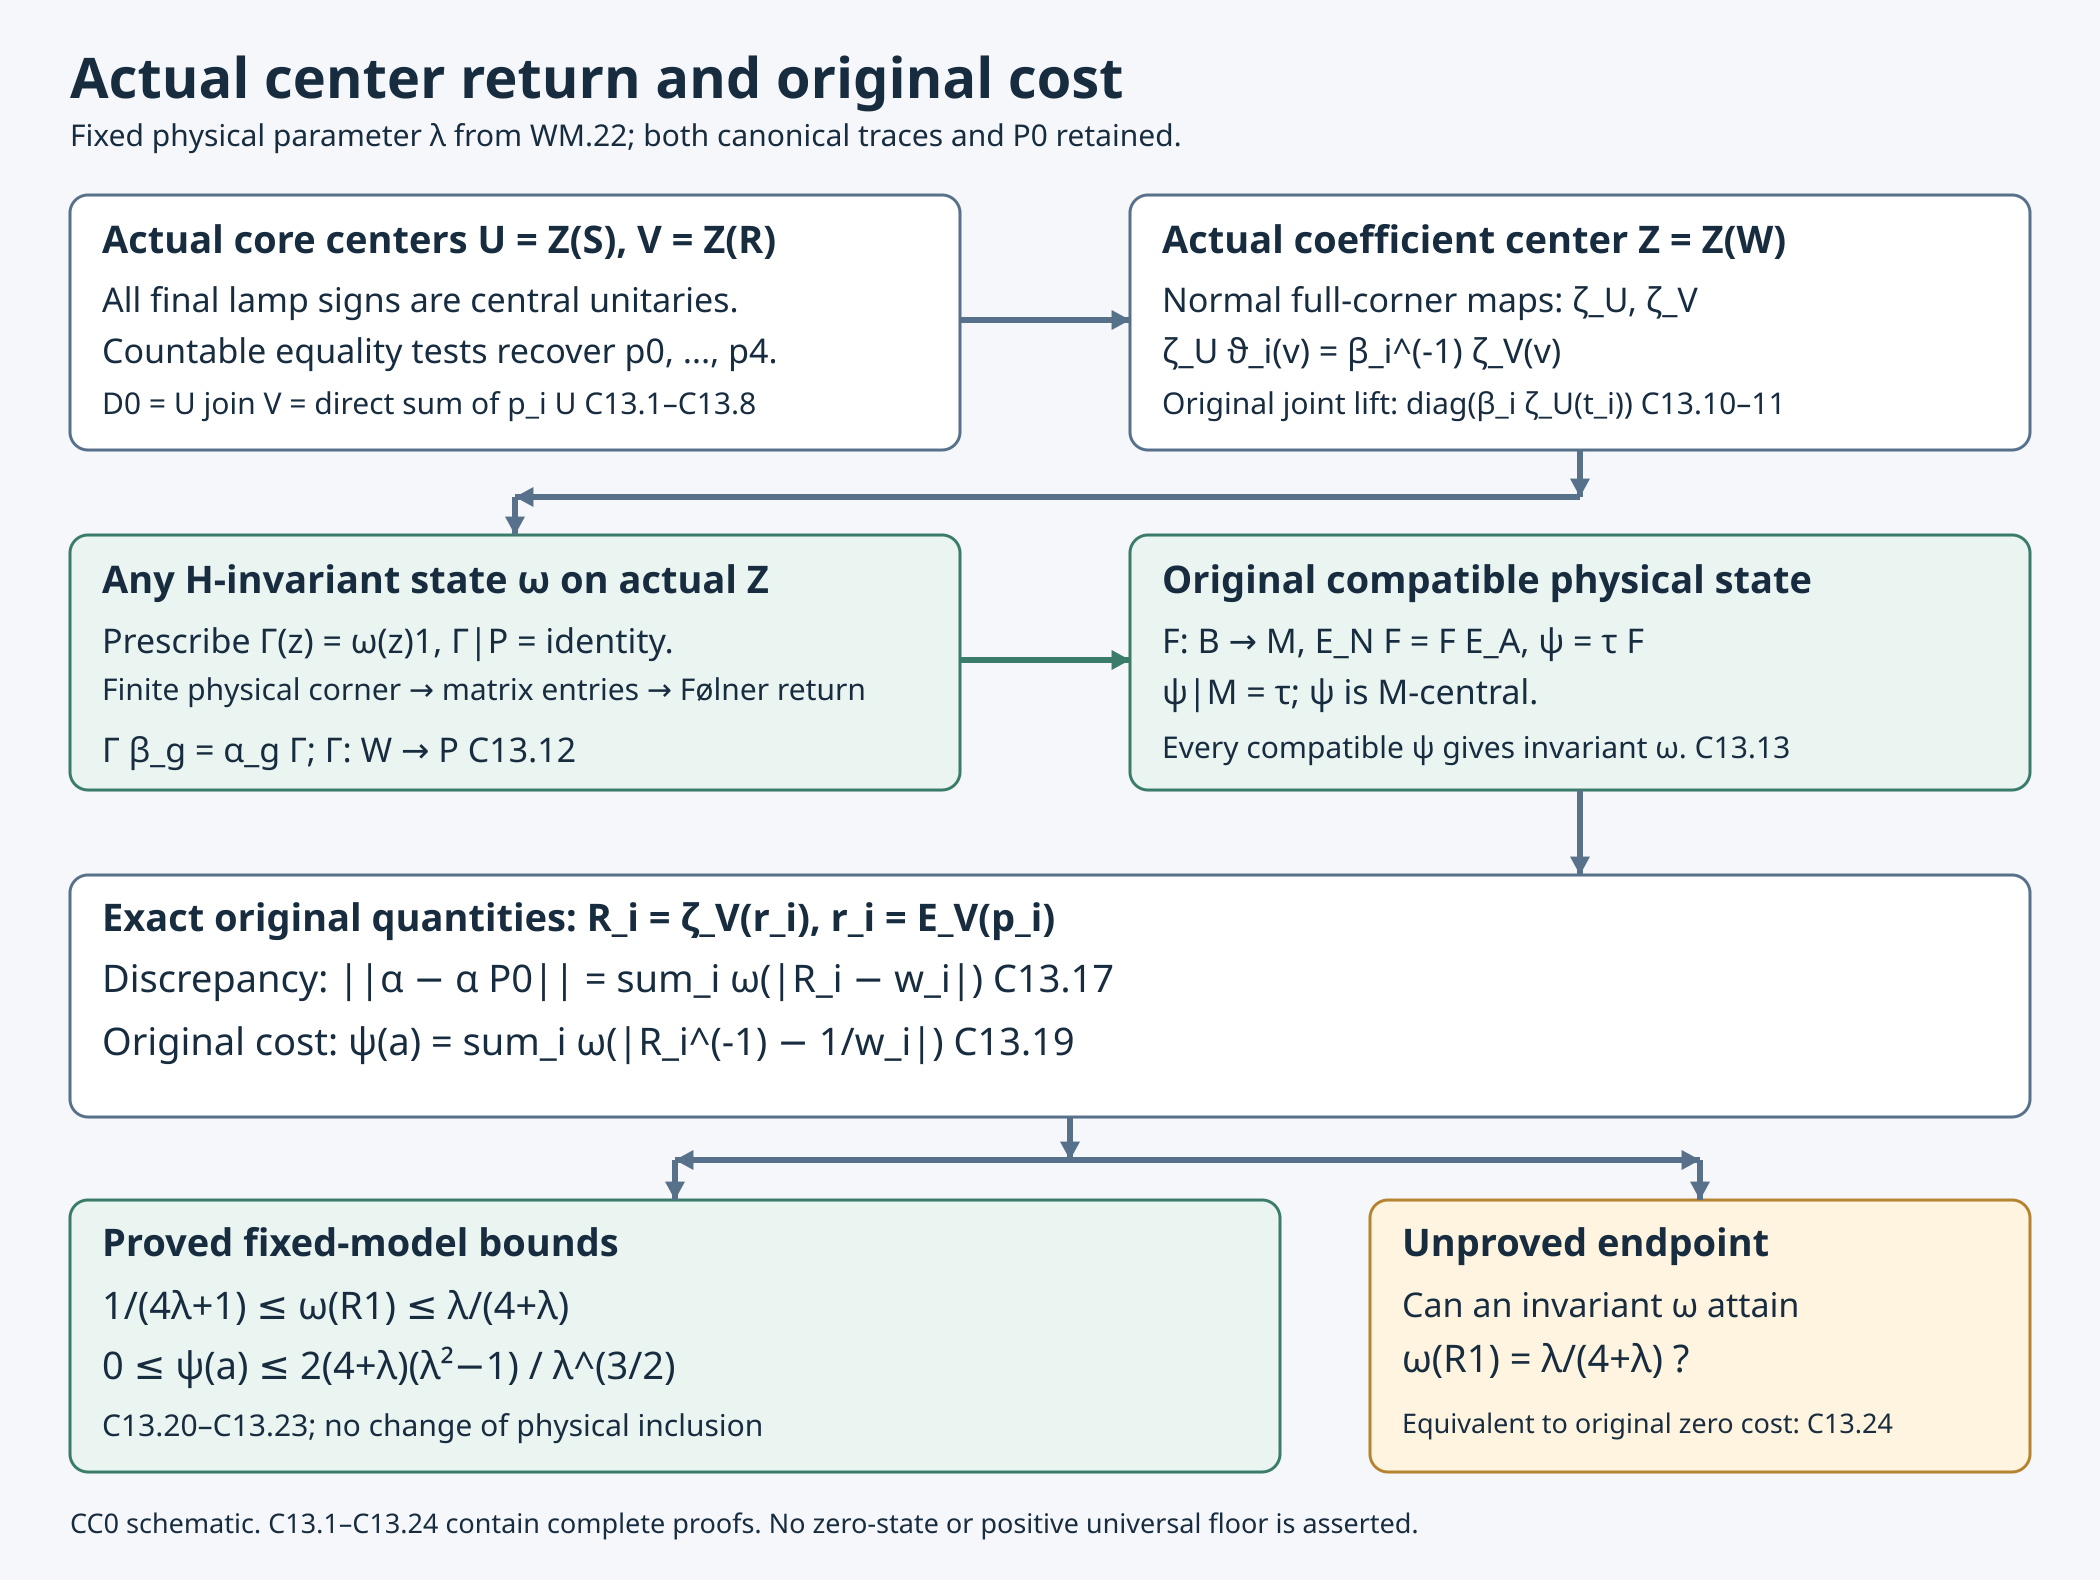

This chart was generated by the following Python code:
"""CC0 reproducible, exact-label schematic for C13.1-C13.24."""
from pathlib import Path
from html import escape
from PIL import Image, ImageDraw, ImageFont
import math

HERE = Path(__file__).resolve().parent
W, H = 2100, 1580
im = Image.new("RGB", (W,H), "#f5f7fa")
dr = ImageDraw.Draw(im)
def font(size, bold=False):
    names = ("segoeuib.ttf", "DejaVuSans-Bold.ttf", "arialbd.ttf") if bold else ("segoeui.ttf", "DejaVuSans.ttf", "arial.ttf")
    for name in names:
        try: return ImageFont.truetype(name, size)
        except OSError: pass
    raise RuntimeError("Install Segoe UI, DejaVu Sans or Arial to reproduce this diagram.")
fonts = {n: font(n) for n in (27,30,34,38,42,48,56)}
bolds = {n: font(n, True) for n in (30,34,38,42,48,56)}
svg = [f'<svg xmlns="http://www.w3.org/2000/svg" width="{W}" height="{H}" viewBox="0 0 {W} {H}">',
       '<rect width="2100" height="1580" fill="#f5f7fa"/>']

def text(x,y,s,n=34,color="#182c40",bold=False):
    f = bolds[n] if bold else fonts[n]
    dr.text((x,y),s,font=f,fill=color)
    svg.append(f'<text x="{x}" y="{y+n}" font-family="Segoe UI, sans-serif" font-size="{n}" fill="{color}" font-weight="{700 if bold else 400}">{escape(s)}</text>')

def box(x,y,w,h,fill="#ffffff",border="#58718a"):
    dr.rounded_rectangle((x,y,x+w,y+h),radius=18,fill=fill,outline=border,width=3)
    svg.append(f'<rect x="{x}" y="{y}" width="{w}" height="{h}" rx="18" fill="{fill}" stroke="{border}" stroke-width="3"/>')

def arrow(x1,y1,x2,y2,color="#58718a"):
    dr.line((x1,y1,x2,y2),fill=color,width=6)
    a=math.atan2(y2-y1,x2-x1)
    pts=[(x2,y2),(x2-21*math.cos(a-.5),y2-21*math.sin(a-.5)),(x2-21*math.cos(a+.5),y2-21*math.sin(a+.5))]
    dr.polygon(pts,fill=color)
    svg.append(f'<path d="M{x1},{y1} L{x2},{y2}" fill="none" stroke="{color}" stroke-width="6"/>')
    svg.append(f'<polygon points="{" ".join(f"{x},{y}" for x,y in pts)}" fill="{color}"/>')

text(70,42,"Actual center return and original cost",56,bold=True)
text(70,116,"Fixed physical parameter λ from WM.22; both canonical traces and P0 retained.",30)

box(70,195,890,255)
text(102,215,"Actual core centers U = Z(S), V = Z(R)",38,bold=True)
text(102,278,"All final lamp signs are central unitaries.",34)
text(102,329,"Countable equality tests recover p0, ..., p4.",34)
text(102,384,"D0 = U join V = direct sum of p_i U       C13.1–C13.8",30)
box(1130,195,900,255)
text(1162,215,"Actual coefficient center Z = Z(W)",38,bold=True)
text(1162,278,"Normal full-corner maps: ζ_U, ζ_V",34)
text(1162,329,"ζ_U ϑ_i(v) = β_i^(-1) ζ_V(v)",34)
text(1162,384,"Original joint lift: diag(β_i ζ_U(t_i))       C13.10–11",30)
arrow(960,320,1130,320)

box(70,535,890,255,fill="#eaf4f1",border="#3a7b69")
text(102,555,"Any H-invariant state ω on actual Z",38,bold=True)
text(102,619,"Prescribe Γ(z) = ω(z)1, Γ|P = identity.",34)
text(102,670,"Finite physical corner → matrix entries → Følner return",30)
text(102,728,"Γ β_g = α_g Γ; Γ: W → P       C13.12",34)
box(1130,535,900,255,fill="#eaf4f1",border="#3a7b69")
text(1162,555,"Original compatible physical state",38,bold=True)
text(1162,619,"F: B → M,  E_N F = F E_A,  ψ = τ F",34)
text(1162,670,"ψ|M = τ; ψ is M-central.",34)
text(1162,728,"Every compatible ψ gives invariant ω.       C13.13",30)
arrow(1580,450,1580,497)
arrow(1580,497,515,497)
arrow(515,497,515,535)
arrow(960,660,1130,660,color="#3a7b69")

box(70,875,1960,242)
text(102,893,"Exact original quantities: R_i = ζ_V(r_i),  r_i = E_V(p_i)",38,bold=True)
text(102,954,"Discrepancy:  ||α − α P0|| = sum_i ω(|R_i − w_i|)                       C13.17",38)
text(102,1017,"Original cost:  ψ(a) = sum_i ω(|R_i^(-1) − 1/w_i|)                       C13.19",38)
arrow(1580,790,1580,875)

box(70,1200,1210,272,fill="#eaf4f1",border="#3a7b69")
text(102,1218,"Proved fixed-model bounds",38,bold=True)
text(102,1281,"1/(4λ+1) ≤ ω(R1) ≤ λ/(4+λ)",38)
text(102,1341,"0 ≤ ψ(a) ≤ 2(4+λ)(λ²−1) / λ^(3/2)",38)
text(102,1406,"C13.20–C13.23; no change of physical inclusion",30)
box(1370,1200,660,272,fill="#fff4df",border="#b68431")
text(1402,1218,"Unproved endpoint",38,bold=True)
text(1402,1283,"Can an invariant ω attain",34)
text(1402,1334,"ω(R1) = λ/(4+λ) ?",38)
text(1402,1406,"Equivalent to original zero cost: C13.24",27)
arrow(1070,1117,1070,1160)
arrow(1070,1160,675,1160)
arrow(675,1160,675,1200)
arrow(1070,1160,1700,1160)
arrow(1700,1160,1700,1200)
text(70,1506,"CC0 schematic. C13.1–C13.24 contain complete proofs. No zero-state or positive universal floor is asserted.",27)
svg.append("</svg>")
im.save(HERE/"actual-center-and-original-cost-v14.png")
(HERE/"actual-center-and-original-cost-v14.svg").write_text("\n".join(svg),encoding="utf-8")
print("Wrote 2100 x 1580 PNG and reproducible SVG.")
